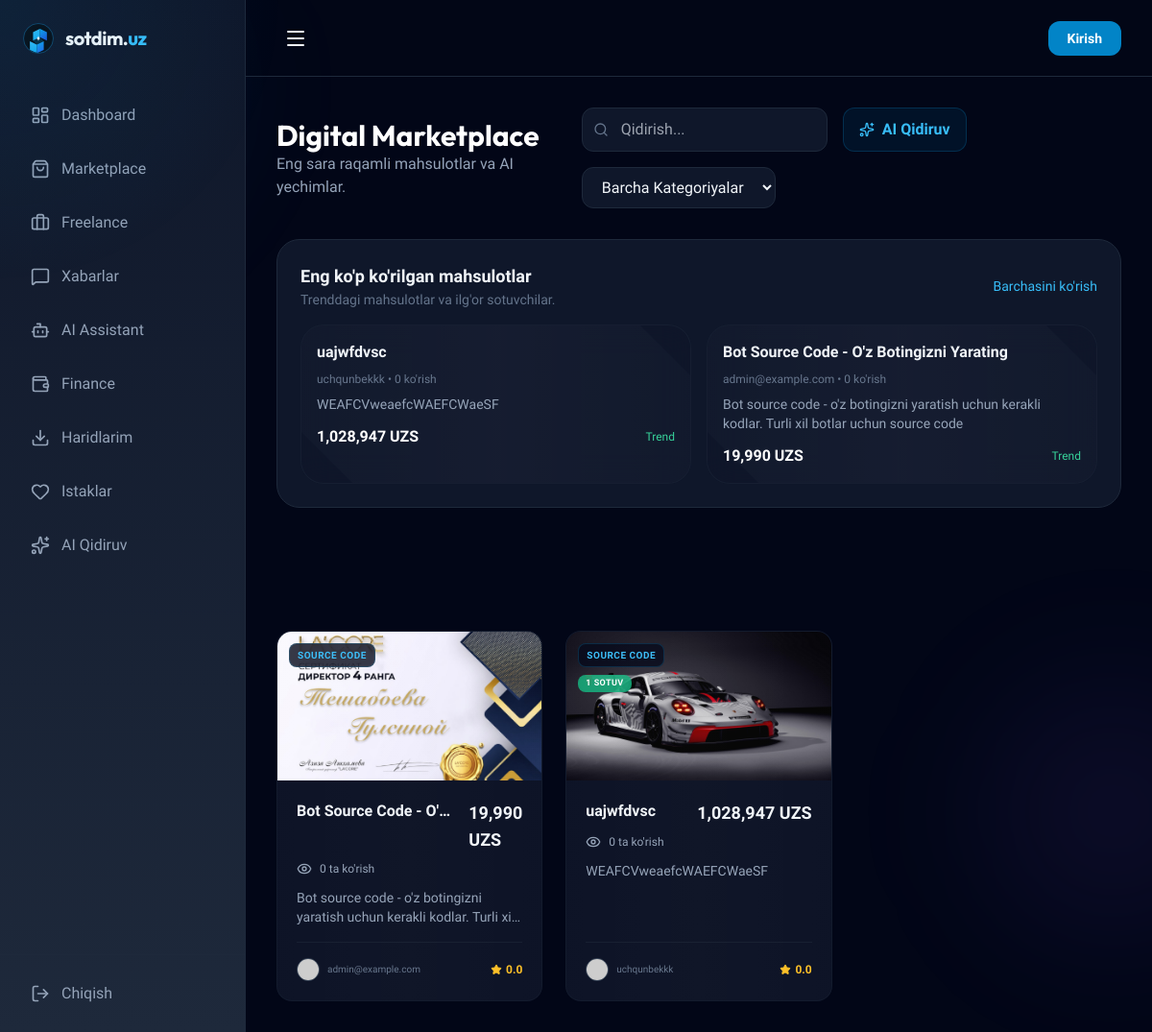
The app's page /marketplace/ with its own data.
### apps/marketplace/models.py (models this page shows, shortened)
class Product(models.Model):
    class ProductType(models.TextChoices):
        SOURCE_CODE = "SOURCE_CODE", "Source Code"
        DESIGN = "DESIGN", "Design"
        TEMPLATE = "TEMPLATE", "Template"
        MODEL_3D = "MODEL_3D", "3D Model"
        AI_PROMPT = "AI_PROMPT", "AI Prompt"
        COURSE = "COURSE", "Video Course"
        EBOOK = "EBOOK", "E-book"
        MOBILE_APP = "MOBILE_APP", "Mobile App"
        WEB_SCRIPT = "WEB_SCRIPT", "Web Script"
        BOT = "BOT", "Bot"
        PLUGIN = "PLUGIN", "Plugin"
    seller = models.ForeignKey(settings.AUTH_USER_MODEL, on_delete=models.CASCADE, related_name="products")
    category = models.ForeignKey(Category, on_delete=models.SET_NULL, null=True, related_name="products")
    subcategory = models.ForeignKey('Subcategory', on_delete=models.SET_NULL, null=True, blank=True, related_name='products')
    title = models.CharField(max_length=255)
    slug = models.SlugField(unique=True, blank=True)
    description = models.TextField()
    product_type = models.CharField(max_length=20, choices=ProductType.choices)
    price = models.DecimalField(max_digits=10, decimal_places=2)
    sale_price = models.DecimalField(max_digits=10, decimal_places=2, null=True, blank=True)
    preview_image = models.ImageField(upload_to="products/previews/")
    demo_url = models.URLField(blank=True, null=True)
    tags = models.CharField(max_length=255, help_text="Comma separated tags")
    is_active = models.BooleanField(default=True)
    is_verified = models.BooleanField(default=False)
    rating = models.DecimalField(max_digits=3, decimal_places=2, default=0.00)
    is_sold = models.BooleanField(default=False)
    sales_count = models.PositiveIntegerField(default=0)
    view_count = models.PositiveIntegerField(default=0)
    created_at = models.DateTimeField(auto_now_add=True)
    updated_at = models.DateTimeField(auto_now=True)
    class Meta:
        verbose_name = "Mahsulot"
        verbose_name_plural = "Mahsulotlar"
        ordering = ['-created_at']

### apps/users/models.py (models this page shows, shortened)
class User(AbstractUser):
    class Role(models.TextChoices):
        USER = "USER", _("User")
        SELLER = "SELLER", _("Seller")
        FREELANCER = "FREELANCER", _("Freelancer")
        MODERATOR = "MODERATOR", _("Moderator")
        SUPPORT = "SUPPORT", _("Support")
        ADMIN = "ADMIN", _("Admin")
    role = models.CharField(
        max_length=20,
        choices=Role.choices,
        default=Role.USER
    )
    email = models.EmailField(_("email address"), unique=True)
    phone_number = models.CharField(_("telefon raqami"), max_length=20, blank=True, null=True)
    telegram_id = models.CharField(max_length=100, blank=True, null=True)
    avatar = models.ImageField(upload_to="avatars/", blank=True, null=True)
    bio = models.TextField(blank=True, null=True)
    class BadgeLevel(models.TextChoices):
        NONE = "NONE", "Oddiy"
        VERIFIED = "VERIFIED", "Tasdiqlangan ✓"
        PREMIUM = "PREMIUM", "Premium ⭐"
        TRUSTED = "TRUSTED", "Ishonchli 🛡️"
        TOP_SELLER = "TOP_SELLER", "Top Seller 🏆"
    badge = models.CharField(max_length=20, choices=BadgeLevel.choices, default=BadgeLevel.NONE)
    is_verified = models.BooleanField(default=False)
    two_factor_enabled = models.BooleanField(default=False)
    has_saved_card = models.BooleanField(default=False)
    created_at = models.DateTimeField(auto_now_add=True)
    updated_at = models.DateTimeField(auto_now=True)
    USERNAME_FIELD = "email"
    REQUIRED_FIELDS = ["username"]
    class Meta:
        verbose_name = "Foydalanuvchi"
        verbose_name_plural = "Foydalanuvchilar"
        ordering = ['-created_at']

### apps/marketplace/views.py (the view)
# urls.py: path("", ProductListView.as_view(), name="product_list"),
class ProductListView(ListView):
    model = Product
    template_name = "marketplace/product_list.html"
    context_object_name = "products"
    paginate_by = 12
    def get_queryset(self):
        queryset = Product.objects.filter(is_active=True).select_related('category', 'subcategory', 'seller')
        q = self.request.GET.get('q')
        category_slug = self.request.GET.get('category')
        subcategory_slug = self.request.GET.get('subcategory')
        if q:
            queryset = queryset.filter(title__icontains=q)
        if category_slug:
            queryset = queryset.filter(category__slug=category_slug)
        if subcategory_slug:
            queryset = queryset.filter(subcategory__slug=subcategory_slug)
        return queryset
    def get_context_data(self, **kwargs):
        if Category.objects.count() == 0:
            Category.seed_default_categories()
        context = super().get_context_data(**kwargs)
        context['categories'] = Category.objects.annotate(product_count=Count('products')).order_by('-product_count')
        context['subcategories'] = Subcategory.objects.all()
        context['top_viewed_products'] = Product.objects.filter(is_active=True).order_by('-view_count')[:4]
        if self.request.user.is_authenticated:
            context['followed_seller_ids'] = list(self.request.user.following.values_list('following_id', flat=True))
        return context

### templates/marketplace/product_list.html (shortened to what this page needs)
{% extends 'base.html' %}
{% load currency_tags %}
{% block content %}
<div class="space-y-8">
    <div class="flex flex-col md:flex-row md:items-center justify-between gap-6">
        <div>
            <h1 class="text-3xl font-heading font-bold text-white">Digital Marketplace</h1>
            <p class="text-slate-400">Eng sara raqamli mahsulotlar va AI yechimlar.</p>
        </div>
        <div class="flex flex-wrap gap-4">
            <div class="relative">
                <i data-lucide="search" class="w-4 h-4 absolute left-3 top-1/2 -translate-y-1/2 text-slate-500"></i>
                <input
                    type="text"
                    name="q"
                    placeholder="Qidirish..."
                    class="bg-slate-900 border border-slate-800 rounded-xl pl-10 pr-4 py-2.5 w-64 focus:ring-2 focus:ring-primary-500/50 outline-none transition-all"
                    hx-get="{% url 'marketplace:product_list_partial' %}"
                    hx-trigger="keyup changed delay:500ms"
                    hx-target="#product-grid"
                    hx-indicator=".htmx-indicator"
                >
            </div>
            <a href="{% url 'marketplace:ai_smart_search' %}" class="flex items-center gap-2 px-4 py-2.5 bg-primary-600/10 text-primary-400 border border-primary-500/20 rounded-xl hover:bg-primary-500/20 transition-all font-bold">
                <i data-lucide="sparkles" class="w-4 h-4"></i>
                AI Qidiruv
            </a>
            <select
                name="category"
                class="bg-slate-900 border border-slate-800 rounded-xl px-4 py-2.5 outline-none focus:ring-2 focus:ring-primary-500/50"
                hx-get="{% url 'marketplace:product_list_partial' %}"
                hx-target="#product-grid"
            >
                <option value="">Barcha Kategoriyalar</option>
            </select>
        </div>
    </div>
    {% if top_viewed_products %}
    <div class="mt-8 p-6 bg-slate-900 border border-slate-800 rounded-3xl">
        <div class="flex items-center justify-between mb-4">
            <div>
                <h2 class="text-lg font-bold">Eng ko'p ko'rilgan mahsulotlar</h2>
                <p class="text-sm text-slate-500">Trenddagi mahsulotlar va ilg'or sotuvchilar.</p>
            </div>
            <a href="#product-grid" class="text-sm text-primary-400 hover:underline">Barchasini ko'rish</a>
        </div>
        <div class="grid grid-cols-1 md:grid-cols-2 xl:grid-cols-4 gap-4">
            {% for product in top_viewed_products %}
            <div class="glass p-4 rounded-3xl border-slate-800/50 hover:border-primary-500/30 transition-all">
                <a href="{% url 'marketplace:product_detail' product.slug %}" class="block text-slate-100 font-semibold hover:text-primary-400 mb-2">{{ product.title }}</a>
                <p class="text-xs text-slate-500 mb-2">{{ product.seller.username }} • {{ product.view_count|default:0 }} ko'rish</p>
                <p class="text-sm text-slate-400 line-clamp-2 mb-3">{{ product.description }}</p>
                <div class="flex items-center justify-between gap-3">
                    <span class="font-bold text-white">{{ product.price|uzs }}</span>
                    <span class="text-xs text-emerald-400">Trend</span>
                </div>
            </div>
            {% endfor %}
        </div>
    </div>
    {% endif %}
    <div id="product-grid">
        {% include 'marketplace/partials/product_grid.html' %}
    </div>
</div>
{% endblock %}

### templates/marketplace/partials/product_grid.html (shortened to what this page needs)
{% load currency_tags %}
<div class="grid grid-cols-1 md:grid-cols-2 lg:grid-cols-3 xl:grid-cols-4 gap-6">
    {% for product in products %}
    <div class="glass group rounded-2xl border-slate-800/50 hover:border-primary-500/30 transition-all duration-300 overflow-hidden flex flex-col">
        <div class="aspect-video relative overflow-hidden bg-slate-900">
            {% if product.preview_image %}
                <img src="{{ product.preview_image.url }}" alt="{{ product.title }}" class="w-full h-full object-cover group-hover:scale-105 transition-transform duration-500">
            {% else %}
                <div class="w-full h-full flex items-center justify-center text-slate-700">
                    <i data-lucide="image" class="w-12 h-12"></i>
                </div>
            {% endif %}
            <div class="absolute top-3 left-3 flex flex-col gap-2">
                <span class="bg-slate-950/80 backdrop-blur-md text-[10px] font-bold uppercase tracking-wider text-primary-400 px-2 py-1 rounded-lg border border-primary-500/20">
                    {{ product.get_product_type_display }}
                </span>
                {% if product.sales_count > 0 %}
                <span class="bg-emerald-500/80 backdrop-blur-md text-[9px] font-bold uppercase tracking-wider text-white px-2 py-0.5 rounded-lg w-fit">
                    {{ product.sales_count }} sotuv
                </span>
                {% endif %}
            </div>
        </div>
        <div class="p-5 flex-1 flex flex-col">
            <div class="flex justify-between items-start mb-2 gap-3">
                <a href="{% url 'marketplace:product_detail' product.slug %}" class="font-bold text-slate-100 group-hover:text-primary-400 transition-colors line-clamp-1 hover:underline">
                    {{ product.title }}
                </a>
                <p class="font-bold text-lg">{{ product.price|uzs }}</p>
            </div>
            <div class="flex items-center gap-2 text-slate-400 text-xs mb-3">
                <i data-lucide="eye" class="w-4 h-4"></i>
                <span>{{ product.view_count|default:0 }} ta ko'rish</span>
            </div>
            <p class="text-sm text-slate-400 line-clamp-2 mb-4 flex-1">
                {{ product.description }}
            </p>
            <div class="pt-4 border-t border-slate-800/50 flex items-center justify-between">
                <div class="flex items-center gap-2">
                    <div class="w-6 h-6 rounded-full bg-slate-800 border border-slate-700 overflow-hidden">
                        <img src="https://api.dicebear.com/7.x/avataaars/svg?seed={{ product.seller.username }}" alt="Seller">
                    </div>
                    <div class="flex flex-col">
                        <span class="text-[10px] text-slate-500">{{ product.seller.username }}</span>
                    </div>
                </div>
                <div class="flex items-center gap-1 text-amber-400">
                    <i data-lucide="star" class="w-3 h-3 fill-current"></i>
                    <span class="text-xs font-bold">{{ product.rating|default:"0.0" }}</span>
                </div>
            </div>
        </div>
    </div>
    {% endfor %}
</div>

### records on screen
Product: title "uajwfdvsc", seller.username "uchqunbekkk", view_count "0", description "WEAFCVweaefcWAEFCWaeSF", price|uzs "1,028,947 UZS", preview_image (picture), product_type "SOURCE CODE", sales_count "1", rating "0.0"
Product: title "Bot Source Code - O'z Botingizni Yarating", seller.username "admin@example.com", view_count "0", description "Bot source code - o'z botingizni yaratish uchun kerakli kodlar. Turli xil botlar uchun source code", price|uzs "19,990 UZS", preview_image (picture), product_type "SOURCE CODE", title "Bot Source Code -…", description "Bot source code - o'z botingizni yaratish uchun kerakli kodlar. Turli…", rating "0.0"
